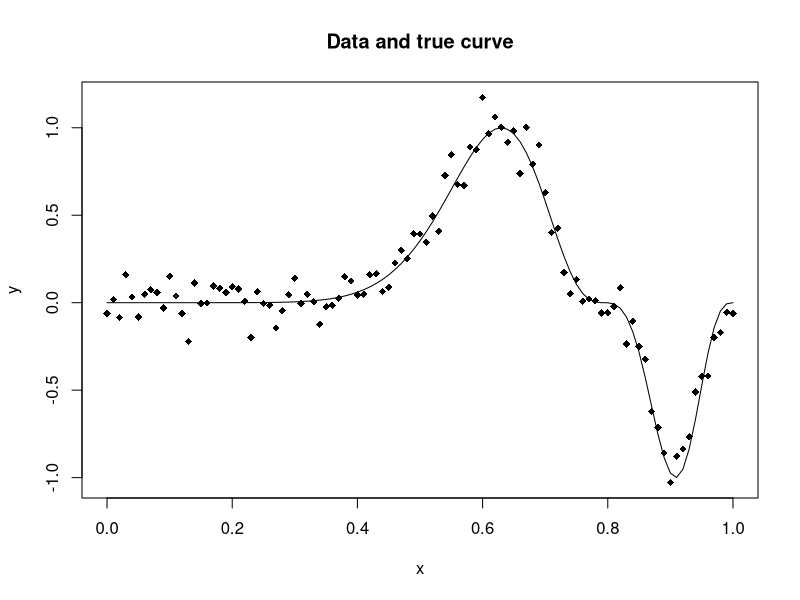
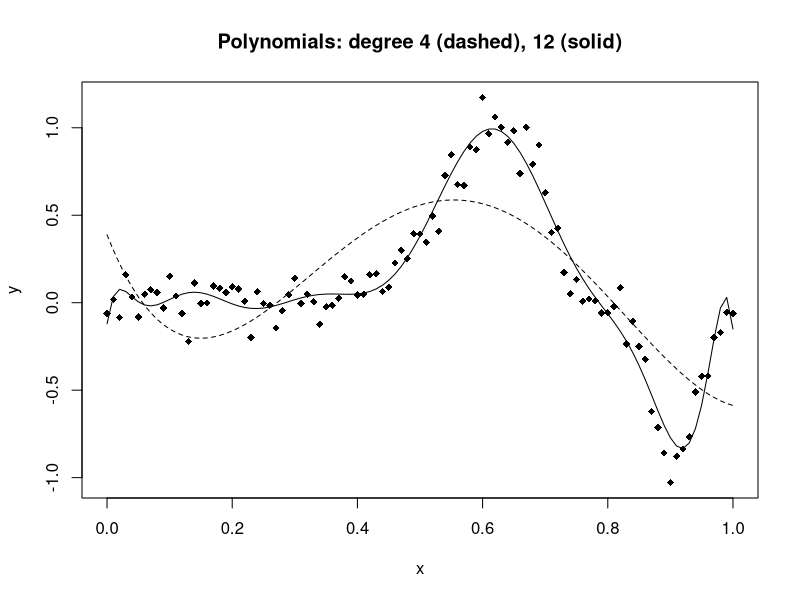
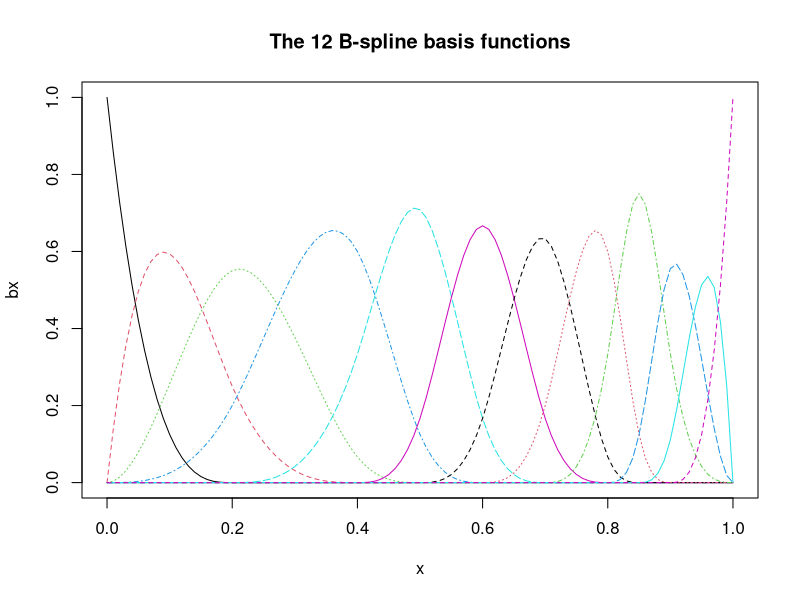
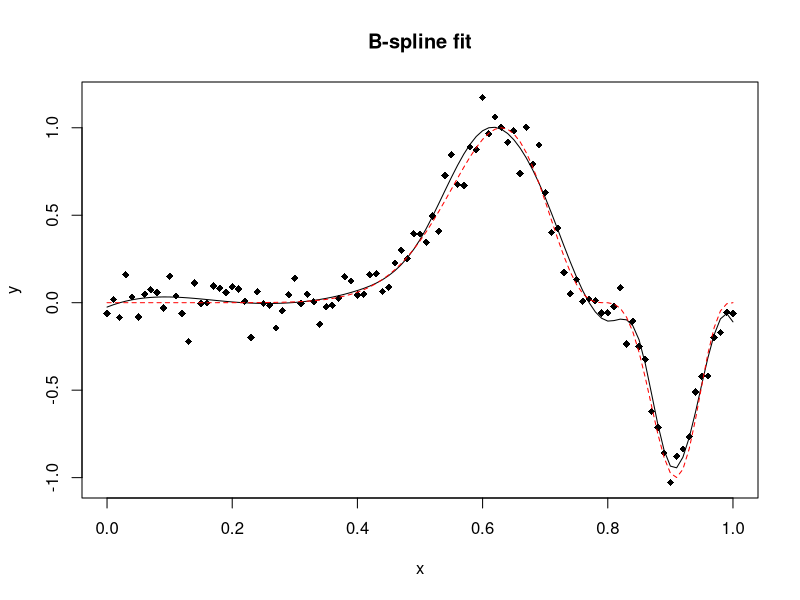

Write R code to recreate these figures, in order.
# Polynomials vs regression splines on simulated data with a known true curve
# True function: funky(x) = sin(2 * pi * x^3)^3, observed with N(0, 0.1^2) noise

library(splines)    # comes with R; splineDesign() builds B-spline basis functions

# function(x): defines our own function
funky <- function(x) sin(2 * pi * x^3)^3
x <- seq(0, 1, by = 0.01)          # 101 points from 0 to 1
set.seed(1)
y <- funky(x) + 0.1 * rnorm(101)
# matplot(..., type = "pl"): first column as points, second as a line
matplot(x, cbind(y, funky(x)), type = "pl", ylab = "y", pch = 18, lty = 1, col = 1,
        main = "Data and true curve")

# Orthogonal polynomials of degree 4 and 12
g4 <- lm(y ~ poly(x, 4))
g12 <- lm(y ~ poly(x, 12))
matplot(x, cbind(y, fitted(g4), fitted(g12)), type = "pll", ylab = "y", pch = 18,
        lty = c(1, 2, 1), col = 1, main = "Polynomials: degree 4 (dashed), 12 (solid)")
# (lty gives one line type per column: column 1 is the points, so 2 = dashed for degree 4)

# Cubic B-splines with 12 basis functions. The four repeated knots at each end are
# needed for the boundary; the interior knots are placed closer together where the
# curve bends most
knots <- c(0, 0, 0, 0, 0.2, 0.4, 0.5, 0.6, 0.7, 0.8, 0.85, 0.9, 1, 1, 1, 1)
# splineDesign(): one column per basis function, evaluated at each x (101 x 12)
bx <- splineDesign(knots, x)
# The B-splines add up to 1 at every x, so together with the intercept one column is
# redundant: lm() reports one NA coefficient, which is harmless here
gs <- lm(y ~ bx)
matplot(x, bx, type = "l", main = "The 12 B-spline basis functions")
matplot(x, cbind(y, fitted(gs)), type = "pl", ylab = "y", pch = 18, lty = 1, col = 1,
        main = "B-spline fit")
lines(x, funky(x), lty = 2, col = "red")   # the truth, for comparison

# How close is each fit to the truth? (root mean squared error against funky(x))
rmse_true <- function(f) sqrt(mean((f - funky(x))^2))
print(c(poly4 = rmse_true(fitted(g4)), poly12 = rmse_true(fitted(g12)),
        spline12 = rmse_true(fitted(gs))))

# What it shows:
# - Degree 4 clearly underfits. Degree 12 is better, but too wiggly on the
#   left and it misses the bend around x = 0.8: every point affects a
#   polynomial everywhere.
# - The B-spline fit with the same number of parameters (12) comes very close
#   to the truth: each basis function is non-zero only over a short stretch,
#   so the fit adapts locally while staying smooth. The RMSE against the
#   true curve confirms this.
